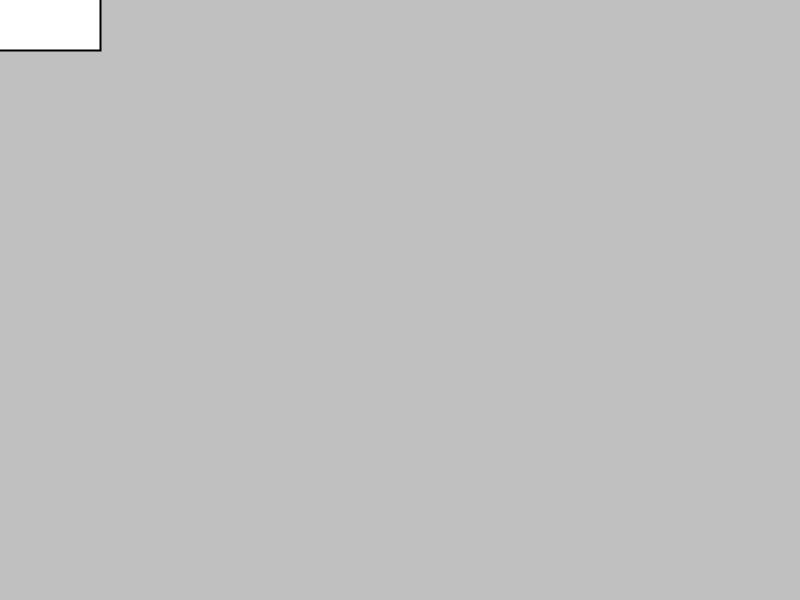
Frame 1 (no input)
Frame 60 (the mouse pressed at the canvas centre just before this capture): identical to frame 1, image omitted
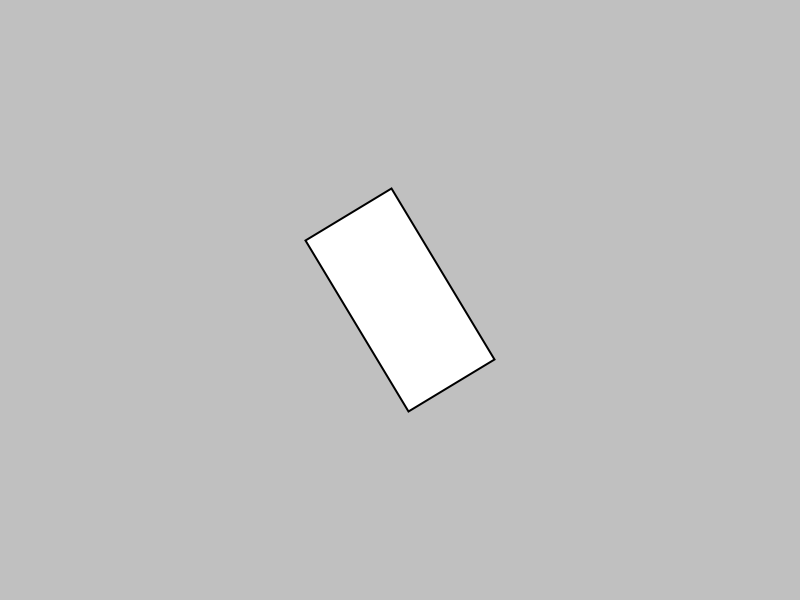
Frame 120 (the mouse held since frame 60 and released just before this capture)

The Processing sketch that drew these frames (run headless with seeded random() and noise(); from frame 60 on, the mouse is pressed at the canvas centre):

// Processing sketch: translate_Rotate_Scale
// ── translate_Rotate_Scale.pde
int i = 0;
boolean isRotating = false;

void setup() {
  size(800, 600);
  background(192);
} //setup

void draw() {
  background(192); //sets background to grey
  rectMode(CENTER); //sets rect to be drawn by mouse position in center
  //rect(mouseX, mouseY, 100, 50);
  pushMatrix(); //saves matrix to memory in Matrix stack
  translate(mouseX, mouseY); //translates matrix to mouse position
  rotate(radians(i));
  scale(2);
  if (isRotating) {
    i++;
  } //if
  rect(0, 0, 100, 50); //draws rectanagle
  popMatrix(); //removes current matrix from Matrix stack
  
  //translate(75,0);
  //rect(0, 0, 25, 25);
  //translate(0, 25);
  //rect(0, 0, 10, 10);
  
} //draw

void mousePressed() {
 isRotating = !isRotating; 
}
